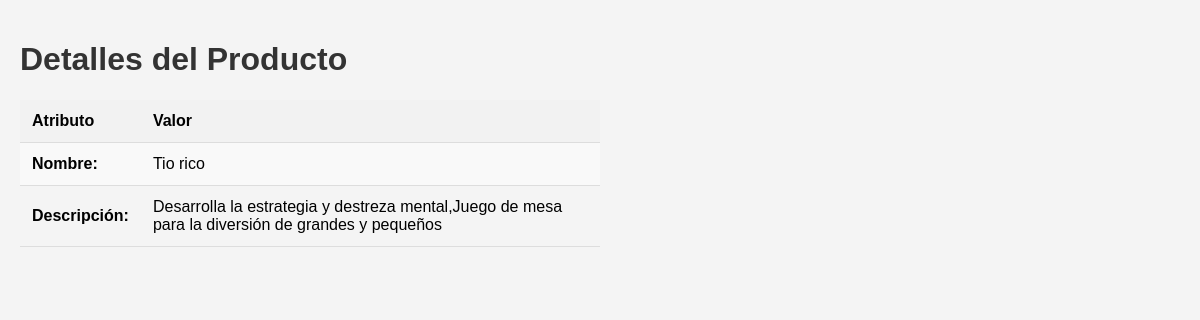
The app's page /view/crud/read/read_product.php?action=review&id=5 (signed in) with its own data.
### tables this page shows
CREATE TABLE `products` (
  `Id` int(100) NOT NULL,
  `Name` varchar(100) NOT NULL,
  `Description` text NOT NULL,
  `Images` varchar(100) NOT NULL,
  `description_detailed` text NOT NULL,
  `category` int(11) NOT NULL,
  `due_date` date NOT NULL
);

### controller/crud.php (called while the page is built, shortened)
<?php
class Crud {
    private $conn;
    public function __construct($conn) {
        $this->conn = $conn;
    }
    public function getProductById($id) {
        $sql = "SELECT * FROM `products` WHERE `Id` = $id";
        $result = $this->conn->query($sql);
        if ($result && $result->num_rows > 0) {
            return $result->fetch_assoc();
        } else {
            return false;
        }
    }
}
?>

### view/crud/read/read_product.php (the view, shortened to what this page needs)
<?php
include('../../../controller/crud.php');
$objCrud = new Crud($conn);
$productId = isset($_GET['id']) ? $_GET['id'] : null;
$productData = $objCrud->getProductById($productId);
?>
<!DOCTYPE html>
<html lang="en">
<head>
</head>
<body>
    <?php if ($productData): ?>
        <h1>Detalles del Producto</h1>
        <table>
            <tr>
                <th>Atributo</th>
                <th>Valor</th>
            </tr>
            <tr>
                <td><strong>Nombre:</strong></td>
                <td><?php echo $productData['Name']; ?></td>
            </tr>
            <tr>
                <td><strong>Descripción:</strong></td>
                <td><?php echo $productData['Description']; ?></td>
            </tr>
        </table>
    <?php else: ?>
        <p>El producto no existe o no se ha proporcionado un ID válido.</p>
    <?php endif; ?>
</body>
</html>

### view/crud/read/read_product.php (style rules this page uses)
body { font-family: Arial, sans-serif; background-color: #f4f4f4; margin: 0; padding: 20px; }
h1 { color: #333; }
table { width: 50%; border-collapse: collapse; margin-top: 20px; }
th, td { padding: 12px; text-align: left; border-bottom: 1px solid #ddd; }
th { background-color: #f2f2f2; }
tr:nth-child(even) { background-color: #f9f9f9; }

### records on screen
products: Name "Tio rico", Description "Desarrolla la estrategia y destreza mental,Juego de mesa para la diversión de grandes y pequeños"
